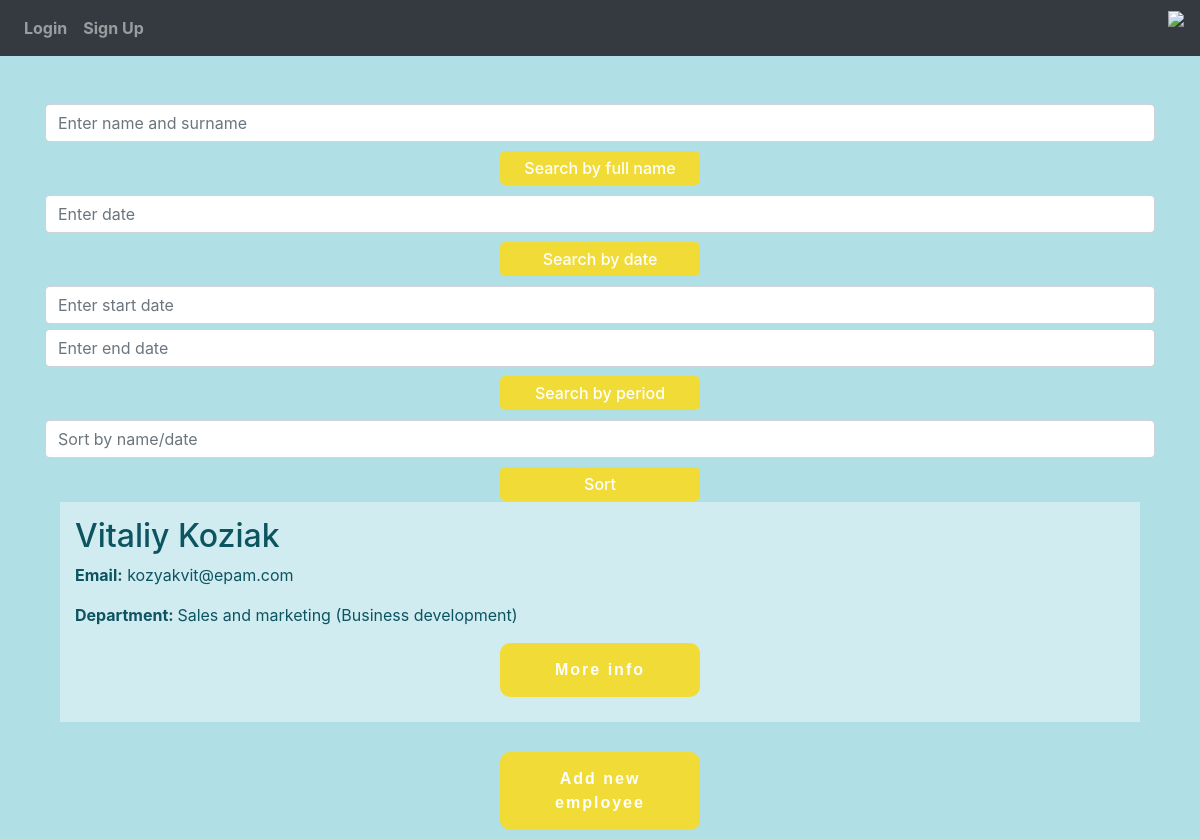
Page /employees on the earlier database version.
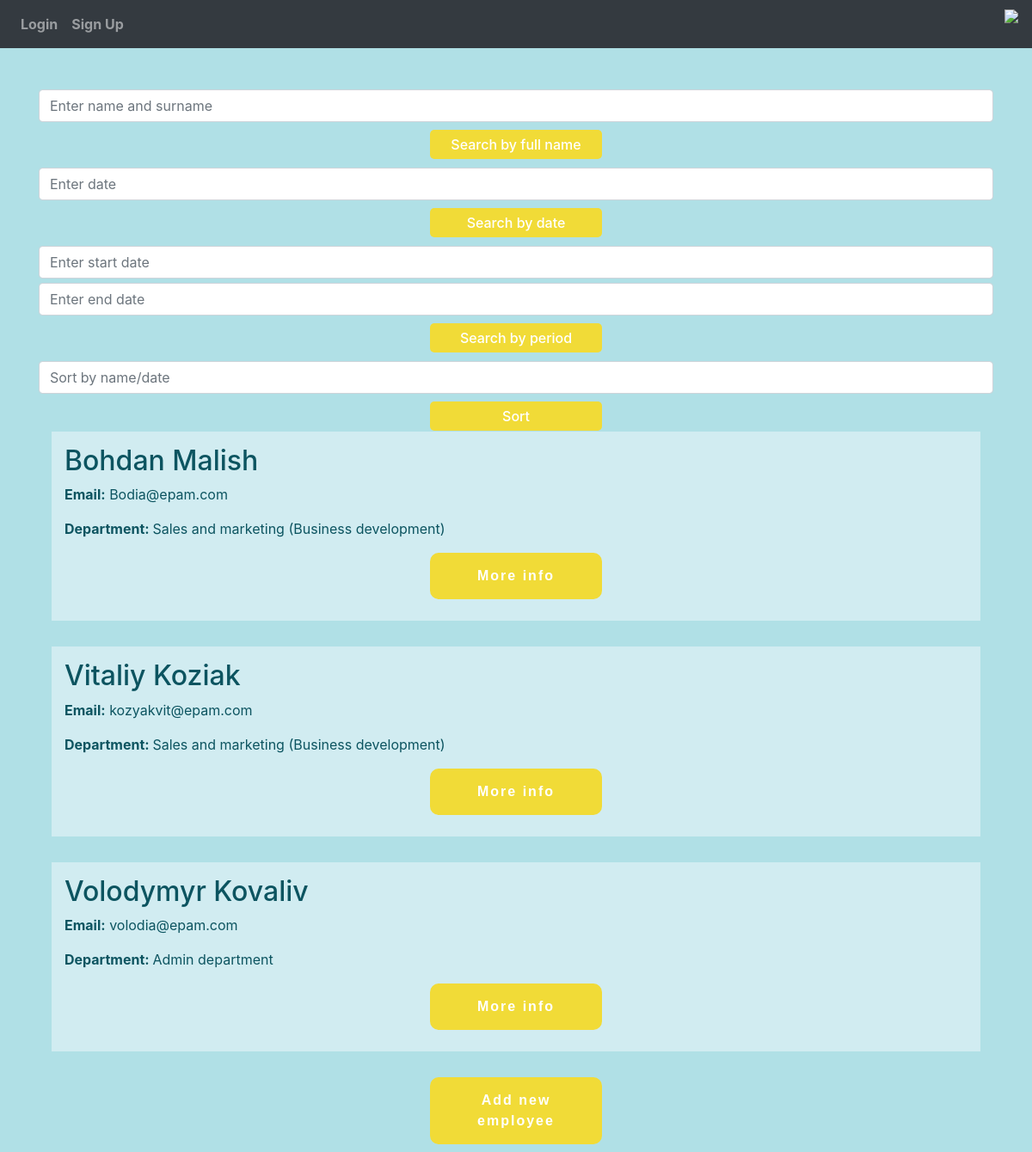
Same page on the later database version.
### website/models.py (models this page shows)
class User(db.Model, UserMixin):
    id = db.Column(db.Integer, primary_key=True, unique=True)
    email = db.Column(db.String(40), unique=True)
    password = db.Column(db.String(30))
    first_name = db.Column(db.String(150))
    date = db.Column(db.String(10))
    salary = db.Column(db.Integer)
    department_id = db.Column(db.Integer, db.ForeignKey('department.id'), nullable=False)
    department = db.relationship("Department")
    def __repr__(self):
        return f"{self.id} {self.first_name} {self.email} {self.date} {self.department}"

class Department(db.Model):
    id = db.Column(db.Integer, primary_key=True)
    name = db.Column(db.String(50), unique=False, nullable=False)
    def __repr__(self):
        return self.name

### website/views.py (the view, shortened to what this page needs)
@login_required
@views.route('/employees', methods = {'POST', 'GET'})
def employees():
    surn = request.args.get('surn')
    q = request.args.get('q')
    dat_1 = request.args.get('dat_1')
    dat_2 = request.args.get('dat_2')
    sort = request.args.get('sort')
    if surn:
        employees = User.query.filter(User.first_name == surn).all()
        return render_template("employees_by_date.html", user=current_user, employees=employees)
    elif q:
        employees = User.query.filter(User.date == q).all()
        return render_template("employees_by_date.html", user=current_user, employees=employees)
    elif dat_1 and dat_2 and dat_1 < dat_2:
        employees_1 = User.query.filter(User.date >= dat_1).all()
        employees_2 = User.query.filter(User.date <= dat_2).all()
        employees = set(employees_1) & set(employees_2)
        return render_template("employees_by_date.html", user=current_user, employees=employees)
    else:
        employees = User.query.order_by(User.email).all()
        temp = []
        employees_csv = []
        for item in employees:
            temp.append((str(item)))
        for item in temp:
            employees_csv.append(item.split(", "))
        with open("D:\\Python core\\Flask_app\\info.csv", "w") as file:
            writer = csv.writer(file)
            writer.writerows(employees_csv)
        return render_template("employees.html", user=current_user, employees=employees)

### website/templates/employees.html (shortened to what this page needs)
{% extends "base.html" %}
{% block content%}
<div style="position: relative;"  class="container mt-5" >
    <h1 style="margin-bottom: 350px;" align="center">--- </h1>
    <div style="position: absolute; top:0px; left:0; right:0;">
        <form  method="GET">
    <div>
        <input class="form-control mr-sm-2" type="search" placeholder="Enter name and surname" name="surn" >
    </div>
    <button style="background-color: #f1db37; padding: 5px; border: none;font-weight: 500; border-radius: 5px; margin: 9px auto 10px !important; display: block; min-width: 200px;" class="btn-success" type="submit">Search by full name</button>
        </form>
        <form  method="GET">
    <div>
        <input class="form-control mr-sm-2" type="search" placeholder="Enter date" name="q" >
    </div>
    <button style="background-color: #f1db37; padding: 5px; border: none;font-weight: 500; border-radius: 5px; margin: 9px auto 10px !important; display: block; min-width: 200px;" class="btn-success" type="submit">Search by date</button>
        </form>
        <form method="GET">
    <div >
        <input style="margin: 0 auto 5px !important; display: block;" class="form-control mr-sm-2" type="search" placeholder="Enter start date" name="dat_1" >
        <input class="form-control mr-sm-2" type="search" placeholder="Enter end date" name="dat_2" >
    </div>
    <button style="background-color: #f1db37; padding: 5px; border: none;font-weight: 500; border-radius: 5px; margin: 9px auto 10px !important; display: block; min-width: 200px;" class="btn-success" type="submit">Search by period</button>
    </form>
        <form  method="GET">
    <div>
        <input class="form-control mr-sm-2" type="search" placeholder="Sort by name/date" name="sort" >
    </div>
    <button style="background-color: #f1db37; padding: 5px; border: none;font-weight: 500; border-radius: 5px; margin: 9px auto 10px !important; display: block; min-width: 200px;" class="btn-success" type="submit">Sort</button>
        </form>
        </div>
    {%if employees | length >0%}
        {% for employee in employees %}
         <div class="alert-info" style="padding: 15px; margin-bottom: 30px;">
             <h2 >{{employee.first_name}}</h2>
             <p><b>Email:</b> {{employee.email}}</p>
             <p><b>Department: </b>{{employee.department}}</p>
             <a href="/employees/{{employee.id}}"  class="glow-button" >More info</a>
         </div>
        {% endfor %}
    {%else%}
    <p>No one employee yet</p>
    {%endif%}
</div>
    <a href="/sign-up"  class="glow-button" >Add new employee</a>
{% endblock %}

Differences in the rows shown:
added User: first_name "Bohdan Malish", email "Bodia@epam.com", department "Sales and marketing (Business development)"
added User: first_name "Volodymyr Kovaliv", email "volodia@epam.com", department "Admin department"
